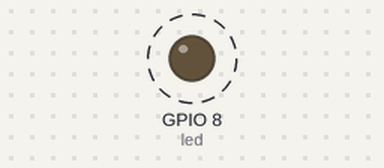
This program was run on a simulated ESP32 board running MicroPython. On the bench: output pins drawn as LEDs (lit = HIGH). Dashed ring = blinking. What the program prints to the serial console is not drawn.

Above: at 0.5 s.
Timing chart, 0 to 4.6 s (numbered marks = the images above):
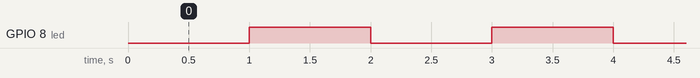

Measured:
- by itself, GPIO 8 (led): alternates HIGH for 1.0 s and LOW for 1.0 s

The program:

timers.py
```python
#micropython script

#timers in esp32

import machine

#object for led
led = machine.Pin(8,machine.Pin.OUT)

#object for timer
timer0 = machine.Timer(0)

#method for handling ISR of timer
def timer0_isr(t):
    led.value(not led.value())
    print("LED IS ON" if led.value() else "LED IS OF")

#set the timer mode (initialize timer)
#timer can be start using timer0.start() and
#it can be stopped using timer0.stop() methods
#timer automatically starts with the initialization

timer0.init(mode = machine.Timer.PERIODIC, period=1000, callback=timer0_isr)

while True:
    try:
        pass
    except KeyboardInterrupt:
        print("EXIT")
        break
```
